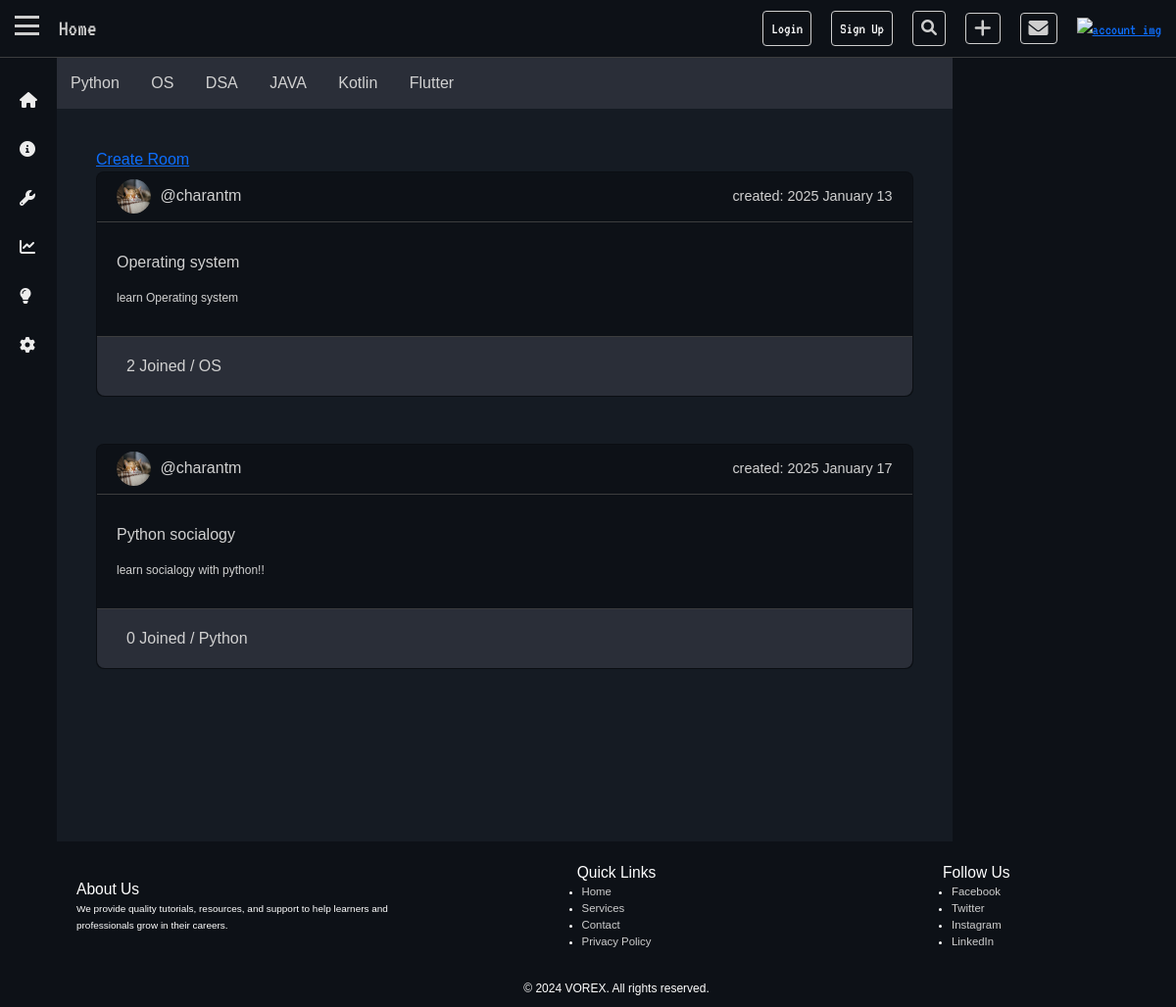
Before: / with the older database file.
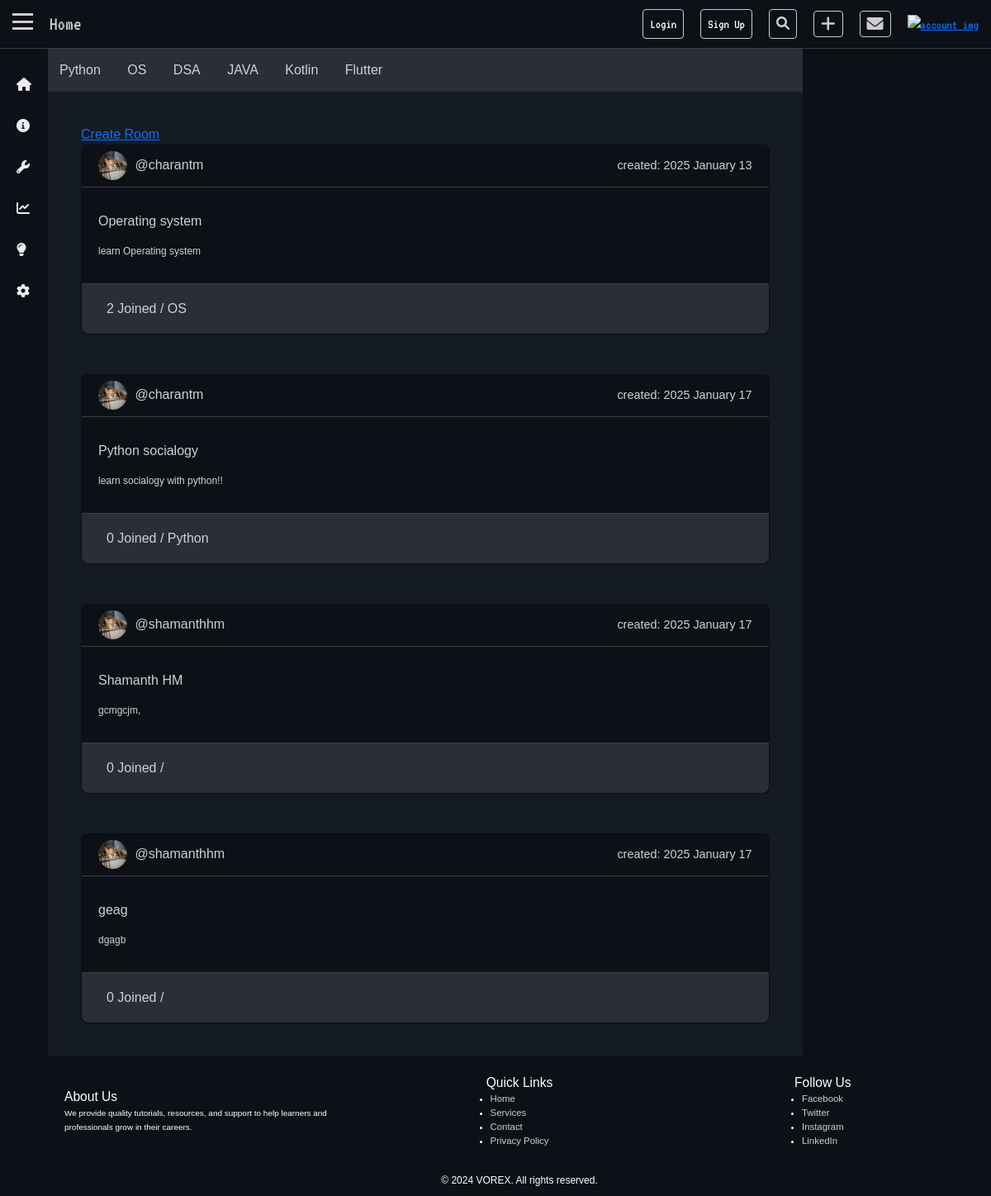
After: the same page with the newer database file.
### base/models.py (models this page shows, shortened)
class Tag(models.Model):
    name = models.CharField(max_length=500, unique=True)

class Room(models.Model):
    created_by = models.ForeignKey(User, on_delete=models.CASCADE,related_name="rooms",null=True)
    name = models.CharField(max_length=50)
    tags = models.ManyToManyField(Tag, related_name="rooms")
    description = models.TextField(blank=True, null=True)
    created_at = models.DateTimeField(auto_now_add=True)
    updated_at = models.DateTimeField(auto_now=True)
    is_private = models.BooleanField(default=False)
    members_count = models.ManyToManyField(User, related_name="member_count")
    def member_count(self):
        return self.members_count.count()

### base/views.py (the view)
# urls.py: path('',views.home, name='Home'),
def home(request):
    room = Room.objects.all()
    tag = Tag.objects.all()
    return render(request, 'base/home.html', {'rooms': room,'tags': tag})

### base/templates/base/home.html (shortened to what this page needs)
{% extends 'base.html' %} {% load static %}  {% block link %}
<link rel="stylesheet" href="{% static 'css/body.css' %}" />
{% endblock %} {% block nav %}
<a href="/">Home </a>
{% endblock %} {% block content %}
<div class="main-body">
  <div class="topic">
    {% for tag in tags %}
    <a href="{% url 'Tag' tag.name %}">{{tag.name}}</a>
    {% endfor %}
  </div>
  <div class="content">
    <a href="{% url 'Create-room' %}?action=create"> Create Room </a>
    <div class="row g-5">
      {% for room in rooms %}
      <div class="col-md-6 col-lg-12 col-md-12">
        <div class="card">
          <div class="card-top">
            <div class="card-top-left">
              <img src="{% static 'assets/2019_07_29_77135_1564383613._large.jpg' %}" alt="" />
              <a href="{% url 'Profile' room.created_by.username %}">@{{room.created_by.username}}</a>
            </div>
            <p>created: {{room.created_at|date:"Y F j"}}</p>
          </div>
          <div class="card-mid">
            <div class="card-mid-left">
              <a href="{% url 'Rooms' room.pk %}">{{room.name}}</a>
              <small>{{room.description}}</small>
            </div>
          </div>
          <div class="card-bottom">
            <p>
              {{room.member_count}} Joined / {% for tag in room.tags.all %}
              <a href="{% url 'Tag' tag.name %}">{{ tag.name }}</a>
              {% endfor %}
            </p>
          </div>
        </div>
      </div>
      {% endfor %}
    </div>
  </div>
  <div class="activity"></div>
</div>
{% endblock %}

Changed rows visible on the page:
added Room: created_by.username "shamanthhm", created_at "2025 January 17", name "Shamanth HM", description "gcmgcjm,", member_count "0"
added Room: created_by.username "shamanthhm", created_at "2025 January 17", name "geag", description "dgagb", member_count "0"
